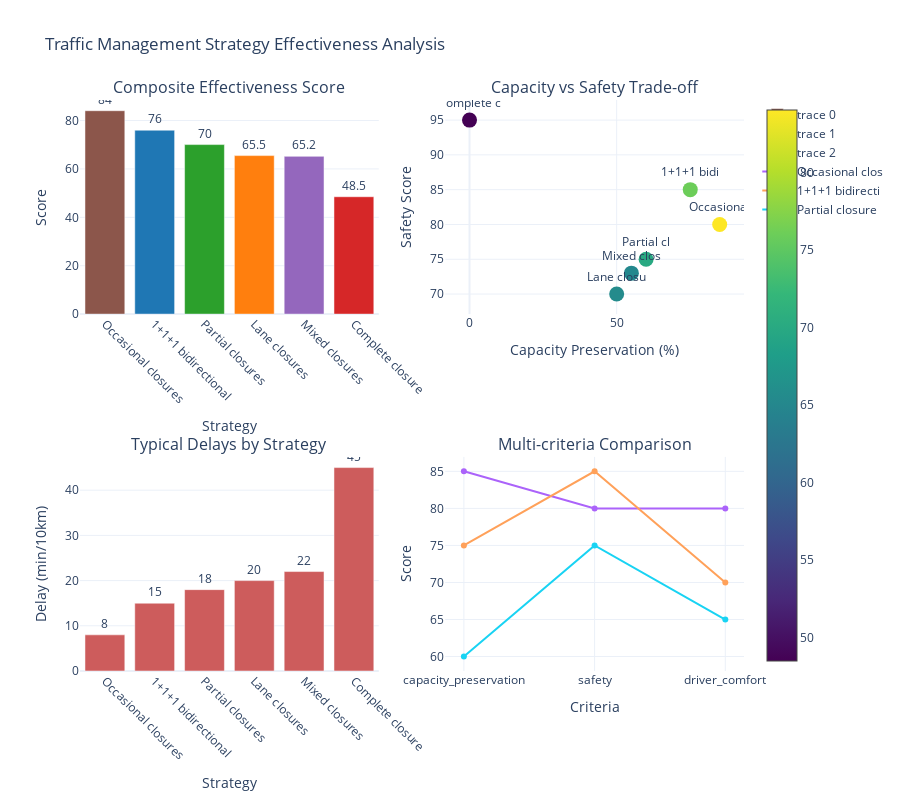

The code cell stored with this chart in its notebook:
### Code cell
# Visualize management strategy effectiveness
fig = make_subplots(
    rows=2, cols=2,
    subplot_titles=('Composite Effectiveness Score', 'Capacity vs Safety Trade-off',
                   'Typical Delays by Strategy', 'Multi-criteria Comparison'),
    specs=[[{'type': 'bar'}, {'type': 'scatter'}],
           [{'type': 'bar'}, {'type': 'scatter'}]]
)

# 1. Composite scores
fig.add_trace(
    go.Bar(x=effectiveness_df.index, 
           y=effectiveness_df['composite_score'],
           marker_color=[MANAGEMENT_COLORS.get(s, '#gray') for s in effectiveness_df.index],
           text=effectiveness_df['composite_score'].round(1),
           textposition='outside'),
    row=1, col=1
)

# 2. Capacity vs Safety
fig.add_trace(
    go.Scatter(x=effectiveness_df['capacity_preservation'],
               y=effectiveness_df['safety'],
               mode='markers+text',
               marker=dict(size=15, color=effectiveness_df['composite_score'], 
                          colorscale='Viridis', showscale=True),
               text=[s[:10] for s in effectiveness_df.index],
               textposition='top center'),
    row=1, col=2
)

# 3. Typical delays
fig.add_trace(
    go.Bar(x=effectiveness_df.index,
           y=effectiveness_df['typical_delay'],
           marker_color='indianred',
           text=effectiveness_df['typical_delay'].round(0),
           textposition='outside'),
    row=2, col=1
)

# 4. Radar chart data (simplified as scatter)
criteria = ['capacity_preservation', 'safety', 'driver_comfort']
for strategy in effectiveness_df.index[:3]:  # Top 3 strategies
    values = effectiveness_df.loc[strategy, criteria].values
    fig.add_trace(
        go.Scatter(x=criteria, y=values,
                  mode='lines+markers',
                  name=strategy[:15],
                  line=dict(width=2)),
        row=2, col=2
    )

# Update layout
fig.update_xaxes(title_text="Strategy", row=1, col=1, tickangle=45)
fig.update_xaxes(title_text="Capacity Preservation (%)", row=1, col=2)
fig.update_xaxes(title_text="Strategy", row=2, col=1, tickangle=45)
fig.update_xaxes(title_text="Criteria", row=2, col=2)

fig.update_yaxes(title_text="Score", row=1, col=1)
fig.update_yaxes(title_text="Safety Score", row=1, col=2)
fig.update_yaxes(title_text="Delay (min/10km)", row=2, col=1)
fig.update_yaxes(title_text="Score", row=2, col=2)

fig.update_layout(
    height=800,
    title_text="Traffic Management Strategy Effectiveness Analysis",
    showlegend=True
)

fig.show()

# Best practices summary
print("\n" + "="*60)
print("BEST PRACTICES RECOMMENDATIONS:")
print("="*60)
print("\n1. For long-duration projects (>6 months):")
print("   - Preferred: 1+1+1 bidirectional system")
print("   - Maintains 75% capacity while ensuring safety")
print("   - Example: A1 Slovenske Konjice-Dramlje success")

print("\n2. For short-duration repairs (<1 month):")
print("   - Consider complete closure with good detour routes")
print("   - Faster completion offsets temporary inconvenience")
print("   - Example: R3-670 Bizeljsko-Orešje (June 2025)")

print("\n3. For high-traffic corridors:")
print("   - Implement night work where possible")
print("   - Use occasional closures for minimal impact")
print("   - Maintain at least 50% capacity during peak hours")

print("\n4. For regional clusters:")
print("   - Coordinate timing to avoid overlaps")
print("   - Ensure alternative routes remain open")
print("   - Implement real-time traffic information systems")

### Figure 1 — Plotly figure (JSON) as saved in the notebook; plotly's stock layout.template omitted (floating-point values rounded to 4 significant figures)
{"data": [{"marker": {"color": ["#8c564b", "#1f77b4", "#2ca02c", "#ff7f0e", "#9467bd", "#d62728"]}, "text": [84.0, 76.0, 70.0, 65.5, 65.2, 48.5], "textposition": "outside", "type": "bar", "x": ["Occasional closures", "1+1+1 bidirectional", "Partial closures", "Lane closures", "Mixed closures", "Complete closure"], "xaxis": "x", "y": [84.05, 76.0, 70.05, 65.5, 65.2, 48.5], "yaxis": "y"}, {"marker": {"color": [84.05, 76.0, 70.05, 65.5, 65.2, 48.5], "colorscale": [[0, "#440154"], [0.1111, "#482878"], [0.2222, "#3e4989"], [0.3333, "#31688e"], [0.4444, "#26828e"], [0.5556, "#1f9e89"], [0.6667, "#35b779"], [0.7778, "#6ece58"], [0.8889, "#b5de2b"], [1, "#fde725"]], "showscale": true, "size": 15}, "mode": "markers+text", "text": ["Occasional", "1+1+1 bidi", "Partial cl", "Lane closu", "Mixed clos", "Complete c"], "textposition": "top center", "type": "scatter", "x": [85, 75, 60, 50, 55, 0], "xaxis": "x2", "y": [80, 85, 75, 70, 73, 95], "yaxis": "y2"}, {"marker": {"color": "indianred"}, "text": [8.0, 15.0, 18.0, 20.0, 22.0, 45.0], "textposition": "outside", "type": "bar", "x": ["Occasional closures", "1+1+1 bidirectional", "Partial closures", "Lane closures", "Mixed closures", "Complete closure"], "xaxis": "x3", "y": [8, 15, 18, 20, 22, 45], "yaxis": "y3"}, {"line": {"width": 2}, "mode": "lines+markers", "name": "Occasional clos", "type": "scatter", "x": ["capacity_preservation", "safety", "driver_comfort"], "xaxis": "x4", "y": [85.0, 80.0, 80.0], "yaxis": "y4"}, {"line": {"width": 2}, "mode": "lines+markers", "name": "1+1+1 bidirecti", "type": "scatter", "x": ["capacity_preservation", "safety", "driver_comfort"], "xaxis": "x4", "y": [75.0, 85.0, 70.0], "yaxis": "y4"}, {"line": {"width": 2}, "mode": "lines+markers", "name": "Partial closure", "type": "scatter", "x": ["capacity_preservation", "safety", "driver_comfort"], "xaxis": "x4", "y": [60.0, 75.0, 65.0], "yaxis": "y4"}], "layout": {"annotations": [{"font": {"size": 16}, "showarrow": false, "text": "Composite Effectiveness Score", "x": 0.225, "xanchor": "center", "xref": "paper", "y": 1, "yanchor": "bottom", "yref": "paper"}, {"font": {"size": 16}, "showarrow": false, "text": "Capacity vs Safety Trade-off", "x": 0.775, "xanchor": "center", "xref": "paper", "y": 1, "yanchor": "bottom", "yref": "paper"}, {"font": {"size": 16}, "showarrow": false, "text": "Typical Delays by Strategy", "x": 0.225, "xanchor": "center", "xref": "paper", "y": 0.375, "yanchor": "bottom", "yref": "paper"}, {"font": {"size": 16}, "showarrow": false, "text": "Multi-criteria Comparison", "x": 0.775, "xanchor": "center", "xref": "paper", "y": 0.375, "yanchor": "bottom", "yref": "paper"}], "height": 800, "showlegend": true, "title": {"text": "Traffic Management Strategy Effectiveness Analysis"}, "xaxis": {"anchor": "y", "domain": [0, 0.45], "tickangle": 45, "title": {"text": "Strategy"}}, "xaxis2": {"anchor": "y2", "domain": [0.55, 1], "title": {"text": "Capacity Preservation (%)"}}, "xaxis3": {"anchor": "y3", "domain": [0, 0.45], "tickangle": 45, "title": {"text": "Strategy"}}, "xaxis4": {"anchor": "y4", "domain": [0.55, 1], "title": {"text": "Criteria"}}, "yaxis": {"anchor": "x", "domain": [0.625, 1], "title": {"text": "Score"}}, "yaxis2": {"anchor": "x2", "domain": [0.625, 1], "title": {"text": "Safety Score"}}, "yaxis3": {"anchor": "x3", "domain": [0, 0.375], "title": {"text": "Delay (min/10km)"}}, "yaxis4": {"anchor": "x4", "domain": [0, 0.375], "title": {"text": "Score"}}}}
